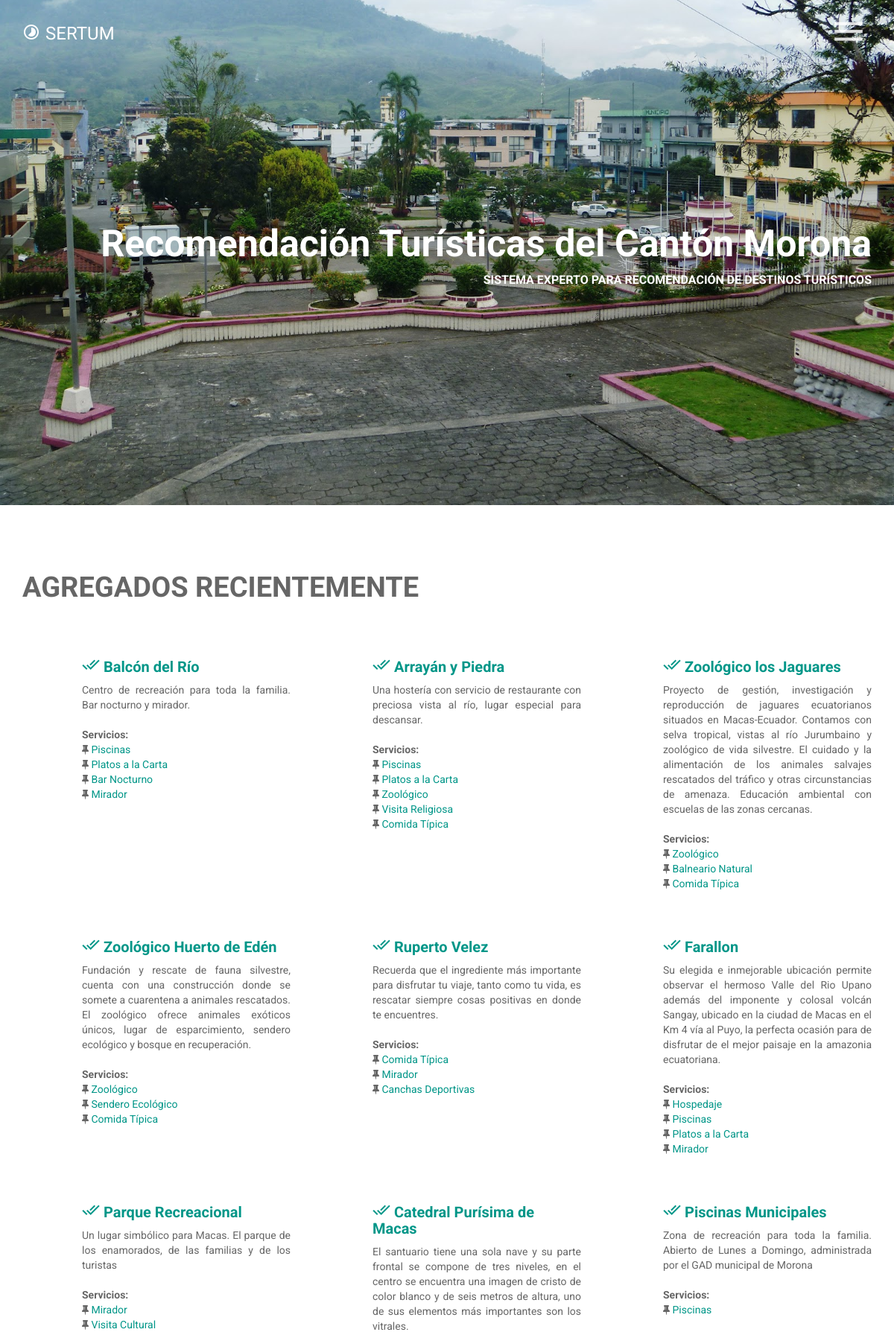
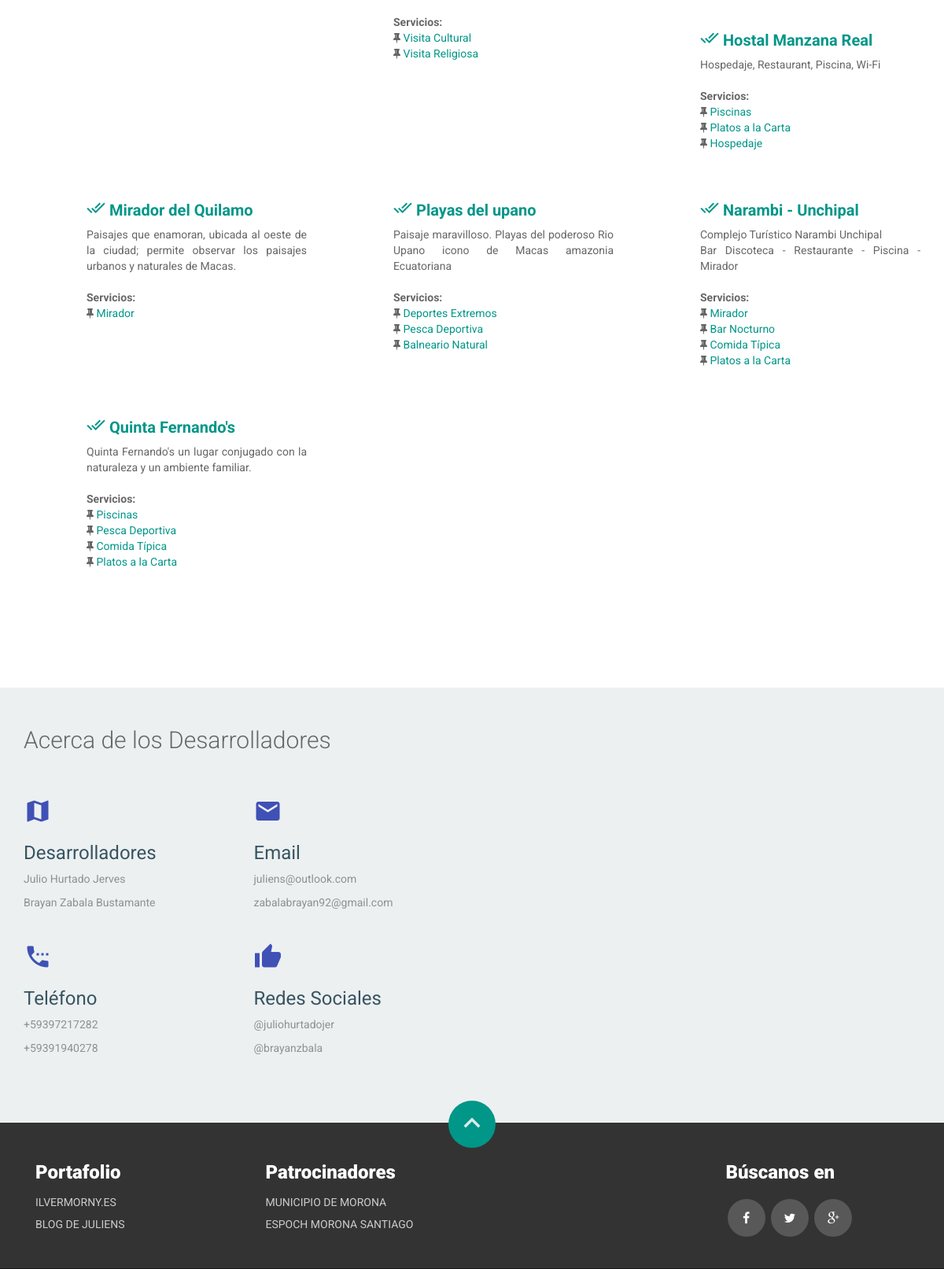
The page / (upper part) on the database its author committed (2 pictures, top to bottom).
### centro/models.py (models this page shows, shortened)
class Center(models.Model):
    name = models.TextField(blank=False)
    addres = map_fields.AddressField(max_length=200)
    aditional_information = models.TextField(blank=True, verbose_name='Place Description')
    geolocation = map_fields.GeoLocationField(max_length=100)
    slug = AutoSlugField(unique=True, populate_from='name', always_update=True)
    user = models.OneToOneField(User, unique=True, null=True, related_name='center')
    free = models.BooleanField(default=False)
    service = models.ManyToManyField(Service, through='ServiceCenter')

### servicio/models.py (models this page shows, shortened)
class Service(models.Model):
    name = models.CharField(max_length=256, unique=True)
    slug = AutoSlugField(unique=True, populate_from='name', always_update=True, null=True, default=name)

### centro/views.py (the view)
# urls.py: url(r'^$', CenterListView.as_view(), name='home'),
class CenterListView(ListView):
    model = Center
    template_name = 'center_list.html'
    context_object_name = 'centers'

### centro/templatetags/app_filters.py (called while the page is built)
@register.filter(name='services')
def services(value):
    services = Service.objects.filter(center=value).distinct()
    return services

### centro/templates/center_list.html (shortened to what this page needs)
{% extends 'base.html' %}
{% load app_filters %}
{% block content_title %}
    Agregados Recientemente
{% endblock %}
{% block content %}
    {% for center in centers %}
        <div class="col-md-4 col-sm-6 wow fadeInDown" data-wow-duration="1000ms" data-wow-delay="300ms">
            <div class="features">
                <div class="features-text">
                    <h4><a href="{% url 'Center:center_detail' center.slug %}"><i class="mdi-action-done-all"></i> {{ center.name }}</a> </h4>
                    <p style="text-align : justify;">
                        {{ center.aditional_information|linebreaksbr }}
                    </p>
                    <br>
                    <p>
                        {% if center.id|services %}
                            <b>Servicios: </b><br>
                            {% for service in center.id|services %}
                               <i class="fa fa-thumb-tack" aria-hidden="true"></i> <a href="{% url 'Service:center_service_list' service.slug %}">{{ service.name }}</a> <br>
                            {% endfor %}
                        {% endif %}
                    </p>
                </div>
            </div>
        </div>
    {% endfor %}
{% endblock %}

### centro/static/css/main.css (style rules this page uses)
body { font-family: 'Roboto', sans-serif; color: #666; font-size: 14px; font-weight: 400; background: #fff; }
#features .features { margin: 30px 0; }
#features .features h4 { margin-bottom: 10px; font-size: 20px; font-weight: 700; color: #3f51b5; }
#features .features .features-text { padding-left: 80px; }
#features .features .features-text p { margin: 0; }

### rows shown on the page
Center: name "Balcón del Río", aditional_information "Centro de recreación para toda la familia. Bar nocturno y mirador."
Service: name "Piscinas"
Service: name "Platos a la Carta"
Service: name "Bar Nocturno"
Service: name "Mirador"
Center: name "Arrayán y Piedra", aditional_information "Una hostería con servicio de restaurante con preciosa vista al río, lugar especial para descansar."
Service: name "Zoológico"
Service: name "Visita Religiosa"
Service: name "Comida Típica"
Center: name "Zoológico los Jaguares", aditional_information "Proyecto de gestión, investigación y reproducción de jaguares ecuatorianos situados en Macas-Ecuador. Contamos con selva tropical, vistas al río Jurumbaino y zoológico de vida silvestre. El cuidado y la alimentación de los animales salvajes rescatados del tráfico y otras circunstancias de amenaza. Educación ambiental con escuelas de las zonas cercanas."
Service: name "Balneario Natural"
Center: name "Zoológico Huerto de Edén", aditional_information "Fundación y rescate de fauna silvestre, cuenta con una construcción donde se somete a cuarentena a animales rescatados. El zoológico ofrece animales exóticos únicos, lugar de esparcimiento, sendero ecológico y bosque en recuperación."
Service: name "Sendero Ecológico"
Center: name "Ruperto Velez", aditional_information "Recuerda que el ingrediente más importante para disfrutar tu viaje, tanto como tu vida, es rescatar siempre cosas positivas en donde te encuentres."
Service: name "Canchas Deportivas"
Center: name "Farallon", aditional_information "Su elegida e inmejorable ubicación permite observar el hermoso Valle del Rio Upano además del imponente y colosal volcán Sangay, ubicado en la ciudad de Macas en el Km 4 vía al Puyo, la perfecta ocasión para de disfrutar de el mejor paisaje en la amazonia ecuatoriana."
Service: name "Hospedaje"
Center: name "Parque Recreacional", aditional_information "Un lugar simbólico para Macas. El parque de los enamorados, de las familias y de los turistas"
Service: name "Visita Cultural"
Center: name "Catedral Purísima de Macas", aditional_information "El santuario tiene una sola nave y su parte frontal se compone de tres niveles, en el centro se encuentra una imagen de cristo de color blanco y de seis metros de altura, uno de sus elementos más importantes son los vitrales."
Center: name "Piscinas Municipales", aditional_information "Zona de recreación para toda la familia. Abierto de Lunes a Domingo, administrada por el GAD municipal de Morona"
Center: name "Hostal Manzana Real", aditional_information "Hospedaje, Restaurant, Piscina, Wi-Fi"
Center: name "Mirador del Quilamo", aditional_information "Paisajes que enamoran, ubicada al oeste de la ciudad; permite observar los paisajes urbanos y naturales de Macas."
Center: name "Playas del upano", aditional_information "Paisaje maravilloso. Playas del poderoso Rio Upano icono de Macas amazonia Ecuatoriana"
Service: name "Deportes Extremos"
Service: name "Pesca Deportiva"
Center: name "Narambi - Unchipal", aditional_information "Complejo Turístico Narambi Unchipal Bar Discoteca - Restaurante - Piscina - Mirador"
Center: name "Quinta Fernando's", aditional_information "Quinta Fernando's un lugar conjugado con la naturaleza y un ambiente familiar."
